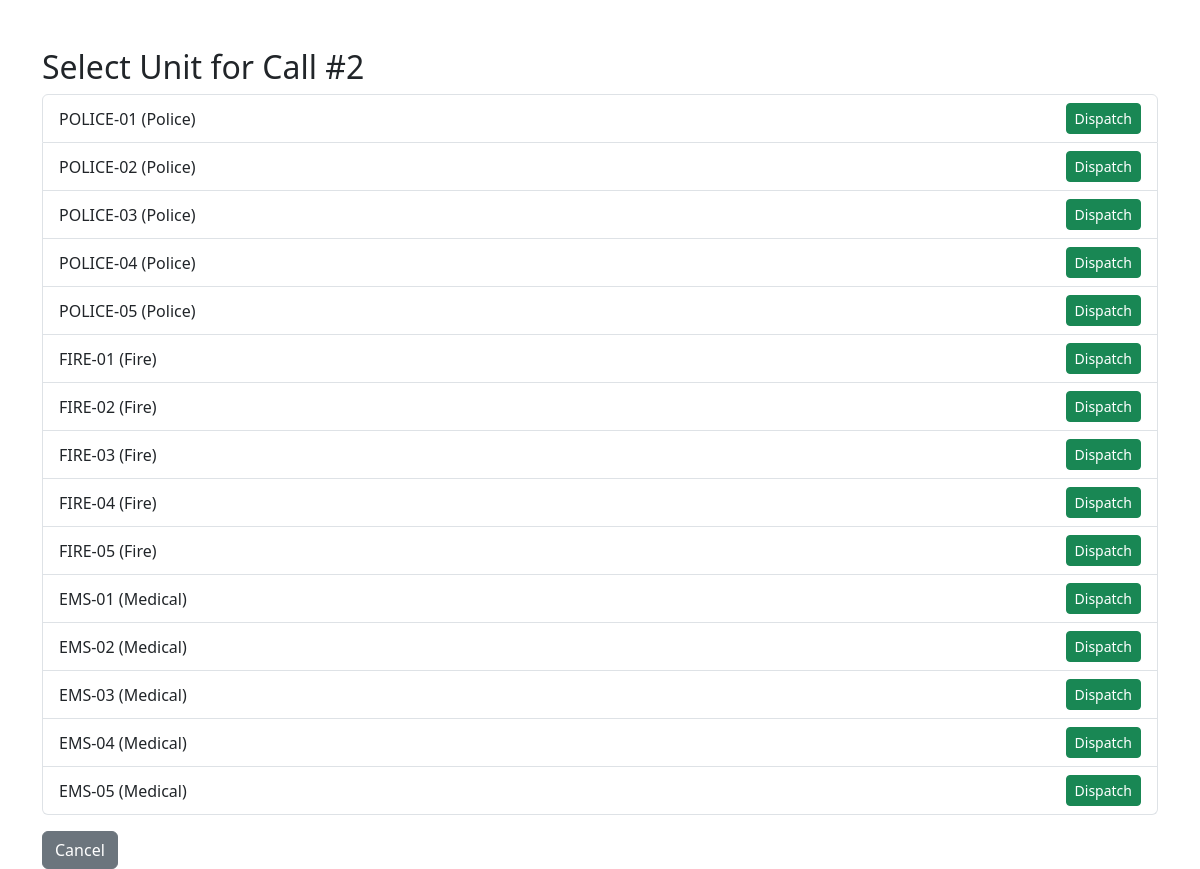
Page /select_unit/2 on the committed database.
### models.py (models this page shows, shortened)
class EmergencyCall(db.Model):
    __tablename__ = 'emergency_call'
    id = db.Column(db.Integer, primary_key=True)
    caller_name = db.Column(db.String(100), nullable=False)
    phone_number = db.Column(db.String(20), nullable=False)
    location = db.Column(db.String(200), nullable=False)
    emergency_type = db.Column(db.Enum(EmergencyType), nullable=False)
    timestamp = db.Column(db.DateTime, default=datetime.datetime.utcnow)
    status = db.Column(db.Enum(CallStatus), default=CallStatus.LOGGED)
    unit_id = db.Column(db.Integer, db.ForeignKey('emergency_unit.id'))
    unit = db.relationship("EmergencyUnit", back_populates="calls")
    reports = db.relationship("InterventionReport", back_populates="call")

class EmergencyUnit(db.Model):
    __tablename__ = 'emergency_unit'
    id = db.Column(db.Integer, primary_key=True)
    unit_id = db.Column(db.String(50), unique=True, nullable=False)  # unitID from UML
    service_type = db.Column(db.Enum(EmergencyType), nullable=False)  # serviceType from UML
    availability_status = db.Column(db.Boolean, default=True)  # availabilityStatus from UML
    intervention_report = db.Column(db.String(500))  # interventionReport from UML
    last_update = db.Column(db.DateTime, default=datetime.datetime.utcnow)  # lastUpdate from UML
    calls = db.relationship("EmergencyCall", back_populates="unit")

### app.py (the view)
@app.route("/select_unit/<int:call_id>")
def select_unit(call_id):
    call = EmergencyCall.query.get_or_404(call_id)
    units = EmergencyUnit.query.filter_by(availability_status=True).all()
    return render_template("select_unit.html", call=call, units=units)

### templates/select_unit.html (shortened to what this page needs)
<!DOCTYPE html>
<html lang="en">
<head>
    <link rel="stylesheet" href="https://cdn.jsdelivr.net/npm/bootstrap@5.3.0/dist/css/bootstrap.min.css">
</head>
<body>
<div class="container mt-5">
    <h2>Select Unit for Call #{{ call.id }}</h2>
    {% if units %}
    <ul class="list-group">
        {% for unit in units %}
        <li class="list-group-item d-flex justify-content-between align-items-center">
            {{ unit.unit_id }} ({{ unit.service_type.value|capitalize }})
            <a href="{{ url_for('dispatch_unit', call_id=call.id, unit_id=unit.id) }}" class="btn btn-success btn-sm">Dispatch</a>
        </li>
        {% endfor %}
    </ul>
    {% else %}
    <div class="alert alert-warning mt-3">No available units to dispatch.</div>
    {% endif %}
    <a href="{{ url_for('index') }}" class="btn btn-secondary mt-3">Cancel</a>
</div>
</body>
</html>

### rows in the picture
EmergencyCall: id "2"
EmergencyUnit: unit_id "POLICE-01", service_type.value "Police"
EmergencyUnit: unit_id "POLICE-02", service_type.value "Police"
EmergencyUnit: unit_id "POLICE-03", service_type.value "Police"
EmergencyUnit: unit_id "POLICE-04", service_type.value "Police"
EmergencyUnit: unit_id "POLICE-05", service_type.value "Police"
EmergencyUnit: unit_id "FIRE-01", service_type.value "Fire"
EmergencyUnit: unit_id "FIRE-02", service_type.value "Fire"
EmergencyUnit: unit_id "FIRE-03", service_type.value "Fire"
EmergencyUnit: unit_id "FIRE-04", service_type.value "Fire"
EmergencyUnit: unit_id "FIRE-05", service_type.value "Fire"
EmergencyUnit: unit_id "EMS-01", service_type.value "Medical"
EmergencyUnit: unit_id "EMS-02", service_type.value "Medical"
EmergencyUnit: unit_id "EMS-03", service_type.value "Medical"
EmergencyUnit: unit_id "EMS-04", service_type.value "Medical"
EmergencyUnit: unit_id "EMS-05", service_type.value "Medical"
